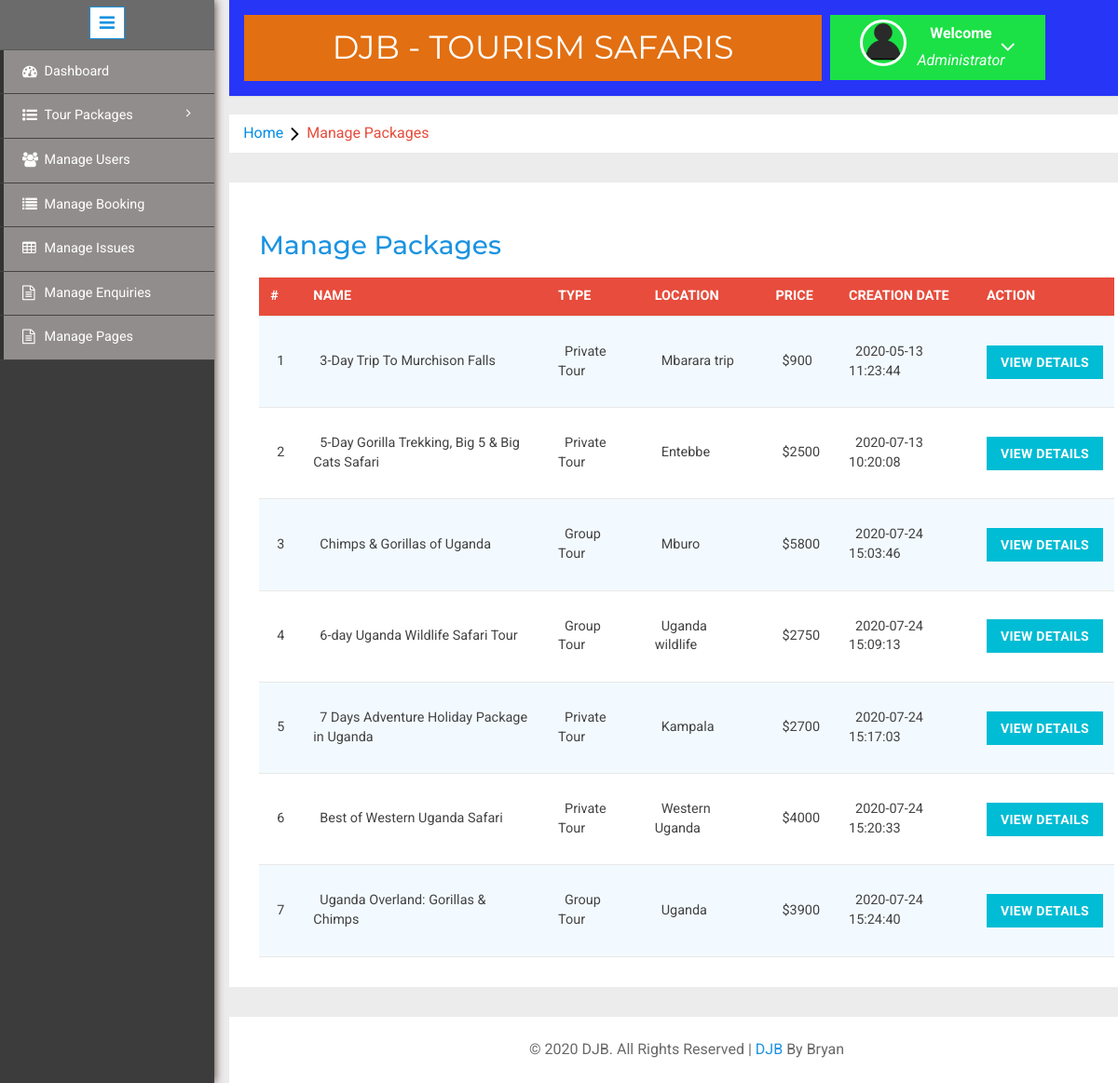
Page /admin/manage-packages.php (signed in) on the committed database.
### tables this page shows
CREATE TABLE `tbltourpackages` (
  `PackageId` int(11) NOT NULL,
  `PackageName` varchar(200) DEFAULT NULL,
  `PackageType` varchar(150) DEFAULT NULL,
  `PackageLocation` varchar(100) DEFAULT NULL,
  `PackagePrice` int(11) DEFAULT NULL,
  `PackageFetures` varchar(255) DEFAULT NULL,
  `PackageDetails` mediumtext,
  `PackageImage` varchar(100) DEFAULT NULL,
  `Creationdate` timestamp NULL DEFAULT CURRENT_TIMESTAMP,
  `UpdationDate` timestamp NULL DEFAULT NULL ON UPDATE CURRENT_TIMESTAMP
);

### admin/manage-packages.php (the view, shortened to what this page needs)
<?php
include('includes/config.php');
if(strlen($_SESSION['alogin'])==0)
	{
header('location:index.php');
}
else{
	?>
<!DOCTYPE HTML>
<html>
<head>
<link href="css/bootstrap.min.css" rel='stylesheet' type='text/css' />
<link href="css/style.css" rel='stylesheet' type='text/css' />
<link rel="stylesheet" href="css/morris.css" type="text/css"/>
<link href="css/font-awesome.css" rel="stylesheet">
<link rel="stylesheet" type="text/css" href="css/table-style.css" />
<link rel="stylesheet" type="text/css" href="css/basictable.css" />
<link rel="stylesheet" href="css/icon-font.min.css" type='text/css' />
</head>
<body>
   <div class="page-container">
<div class="left-content">
	   <div class="mother-grid-inner">
				<?php include('includes/header.php');?>
				</div>
<ol class="breadcrumb">
                <li class="breadcrumb-item"><a href="index.html">Home</a><i class="fa fa-angle-right"></i>Manage Packages</li>
            </ol>
<div class="agile-grids">
				<div class="agile-tables">
					<div class="w3l-table-info">
					  <h2>Manage Packages</h2>
					    <table id="table">
						<thead>
						  <tr>
						  <th>#</th>
							<th >Name</th>
							<th>Type</th>
							<th>Location</th>
							<th>Price</th>
							<th>Creation Date</th>
							<th>Action</th>
						  </tr>
						</thead>
						<tbody>
<?php $sql = "SELECT * from TblTourPackages";
$query = $dbh -> prepare($sql);
$query->execute();
$results=$query->fetchAll(PDO::FETCH_OBJ);
$cnt=1;
if($query->rowCount() > 0)
{
foreach($results as $result)
{				?>
						  <tr>
							<td><?php echo htmlentities($cnt);?></td>
							<td><?php echo htmlentities($result->PackageName);?></td>
							<td><?php echo htmlentities($result->PackageType);?></td>
							<td><?php echo htmlentities($result->PackageLocation);?></td>
							<td>$<?php echo htmlentities($result->PackagePrice);?></td>
							<td><?php echo htmlentities($result->Creationdate);?></td>
							<td><a href="update-package.php?pid=<?php echo htmlentities($result->PackageId);?>"><button type="button" class="btn btn-primary btn-block">View Details</button></a></td>
						  </tr>
						 <?php $cnt=$cnt+1;} }?>
						</tbody>
					  </table>
					</div>
			</div>
<?php include('includes/footer.php');?>
</div>
</div>
						<?php include('includes/sidebarmenu.php');?>
							</div>
</body>
</html>
<?php } ?>

### admin/css/table-style.css (style rules this page uses)
table { background: white; border-collapse: collapse; margin: 1.25em 0 0; width: 100%; }
table tr, table th, table td { border: none; border-bottom: 1px solid #e8e8e8; font-size: .95em; }
table th, table td { padding: 10px 12px; text-align: left; }
table th { background: #e74c3c; color: #fff; text-transform: uppercase; }
table tr td { background: #f3faff; color: #424242; }
table tr:nth-of-type(2n+2) td { background: #ffffff; }
table { width: 100%; }

### rows in the picture
tbltourpackages: PackageName "3-Day Trip To Murchison Falls", PackageType "Private Tour", PackageLocation "Mbarara trip", PackagePrice "900", Creationdate "2020-05-13 11:23:44"
tbltourpackages: PackageName "5-Day Gorilla Trekking, Big 5 & Big Cats Safari", PackageType "Private Tour", PackageLocation "Entebbe", PackagePrice "2500", Creationdate "2020-07-13 10:20:08"
tbltourpackages: PackageName "Chimps & Gorillas of Uganda", PackageType "Group Tour", PackageLocation "Mburo", PackagePrice "5800", Creationdate "2020-07-24 15:03:46"
tbltourpackages: PackageName "6-day Uganda Wildlife Safari Tour", PackageType "Group Tour", PackageLocation "Uganda wildlife", PackagePrice "2750", Creationdate "2020-07-24 15:09:13"
tbltourpackages: PackageName "7 Days Adventure Holiday Package in Uganda", PackageType "Private Tour", PackageLocation "Kampala", PackagePrice "2700", Creationdate "2020-07-24 15:17:03"
tbltourpackages: PackageName "Best of Western Uganda Safari", PackageType "Private Tour", PackageLocation "Western Uganda", PackagePrice "4000", Creationdate "2020-07-24 15:20:33"
tbltourpackages: PackageName "Uganda Overland: Gorillas & Chimps", PackageType "Group Tour", PackageLocation "Uganda", PackagePrice "3900", Creationdate "2020-07-24 15:24:40"
